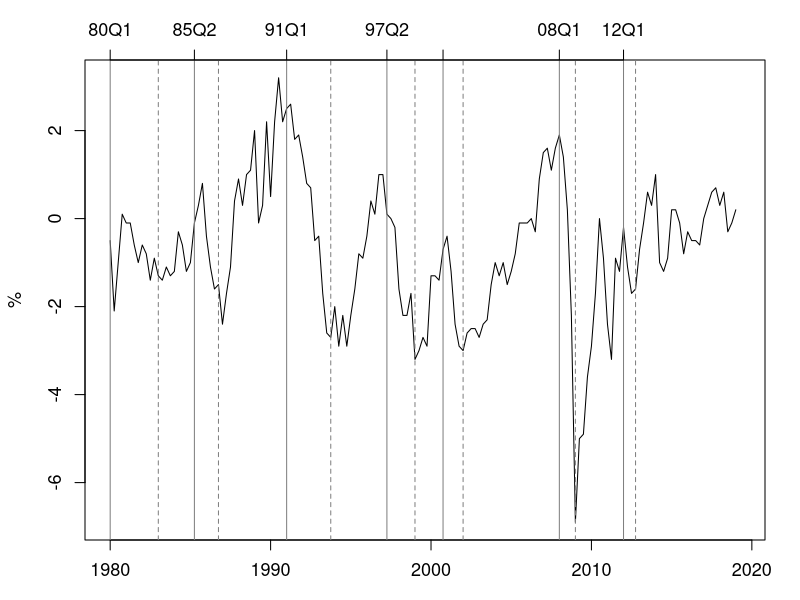
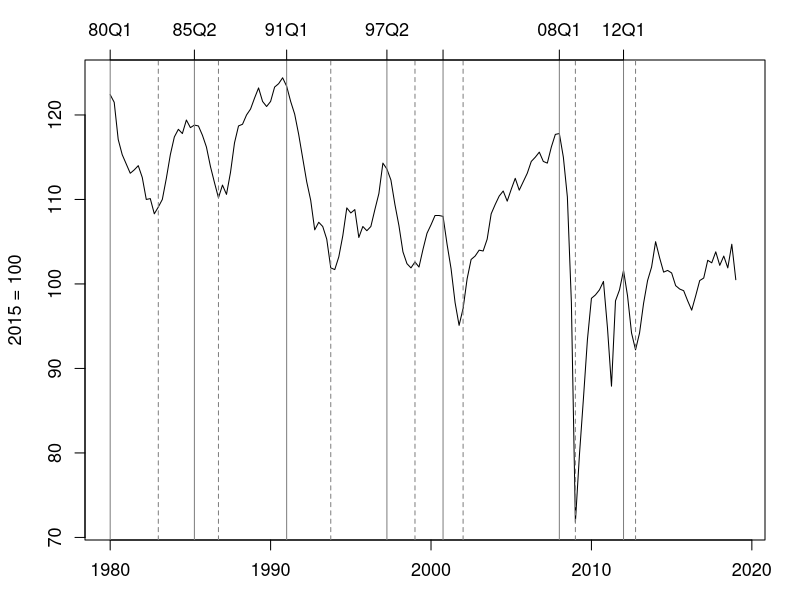

Recreate these plots in R, in order.
#=======================================
# Chapter 4, Drawing data
#   modified on 2019/10/19
#=======================================

"%+%" <- function(x, y) paste(x, y, sep = "")
figpath <- "../../figs/"

dat <- read.csv("FqReport4.csv")

# peak   bottom
# 1980Q1 1983Q1
# 1985Q2 1986Q4
# 1991Q1 1993Q4
# 1997Q2 1999Q1
# 2000Q4 2002Q3
# 2008Q1 2009Q1
# 2012Q1 2002Q4

peak <- c(1980, 1985.25, 1991, 1997.25, 2000.75, 2008, 2012)
bottom <- c(1983, 1986.75, 1993.75, 1999, 2002, 2009, 2012.75)

cpeak0 <- c("1980Q1", "1985Q2", "1991Q1", "1997Q2", "2000Q4", "2008Q1", "2012Q1")
cbottom0 <- c("1983Q1", "1986Q4", "1993Q4", "1999Q1", "2002Q1", "2009Q1", "2012Q4")

cpeak <- c("80Q1", "85Q2", "91Q1", "97Q2", "2000Q4", "08Q1", "12Q1")
cbottom <- c("83Q1", "86Q4", "93Q4", "99Q1", "02Q1", "09Q1", "12Q4")

gap.ts <- ts(dat$GDPGAP, start = 1980, frequency = 4)
roh.ts <- ts(dat$ROH, start = 1980, frequency = 4)

#---------

windows(7, 4)
par(ps = 13)
par(mai = c(0.6, 0.85, 0.6, 0.35))
plot(gap.ts, main = "", ylab = "%", xlab = "")
abline(v = bottom, lty = 2, col = grey(0.5))
abline(v = peak, col = grey(0.5))

par(ps = 13)
axis(side=3, labels = cpeak, at = peak)

dev.copy2eps(file= figpath %+% "gap.eps")

#---------

par(ps = 13)
plot(roh.ts, main = "", ylab = "2015 = 100", xlab = "")
abline(v = bottom, lty = 2, col = grey(0.5))
abline(v = peak, col = grey(0.5))

par(ps = 13)
axis(side=3, labels = cpeak, at = peak)

dev.copy2eps(file= figpath %+% "roh.eps")

